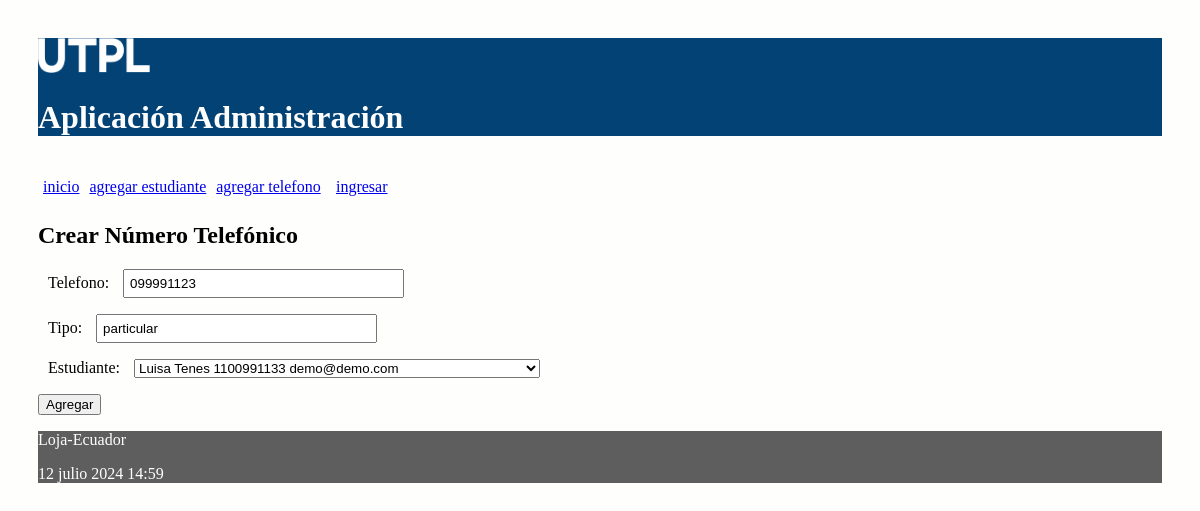
The app's page /editar/numero/telefonico/8 with its own data.
### administrativo/models.py (models this page shows, shortened)
class NumeroTelefonico(models.Model):
    telefono = models.CharField(max_length=100)
    tipo = models.CharField(max_length=100)
    estudiante = models.ForeignKey(Estudiante, on_delete=models.CASCADE,
            related_name="numeros_telefonicos")

### administrativo/views.py (the view)
# urls.py: path('editar/numero/telefonico/<int:id>', views.editar_numero_telefonico,
def editar_numero_telefonico(request, id):
    telefono = NumeroTelefonico.objects.get(pk=id)
    if request.method=='POST':
        formulario = NumeroTelefonicoForm(request.POST, instance=telefono)
        print(formulario.errors)
        if formulario.is_valid():
            formulario.save()
            return redirect(index)
    else:
        formulario = NumeroTelefonicoForm(instance=telefono)
    diccionario = {'formulario': formulario}
    return render(request, 'crearNumeroTelefonico.html', diccionario)

### administrativo/forms.py
class NumeroTelefonicoForm(ModelForm):
    class Meta:
        model = NumeroTelefonico
        fields = ['telefono', 'tipo', 'estudiante']

### administrativo/models.py (called while the page is built)
    def __str__(self):
        return "%s %s %s %s" % (self.nombre,
                self.apellido,
                self.cedula,
                self.correo)

### administrativo/templates/crearNumeroTelefonico.html (shortened to what this page needs)
{% extends "master.html" %}
{% block content %}
<h2>Crear Número Telefónico</h3>
<form action="" method="post">
  {{formulario.as_p}}
  <p><input type='submit' value='Agregar'/></p>
</form>
{% endblock %}

### administrativo/static/css/estilos.css (style rules this page uses)
body { background: #FEFEFD; padding: 30px; }
input[type=text], input[type=number] { width: 25%; padding: 5px 5px; box-sizing: border-box; }
label { padding: 12px 10px; }

### records on screen
NumeroTelefonico: telefono "099991123", tipo "particular", estudiante "Luisa Tenes 1100991133 demo@demo.com"
